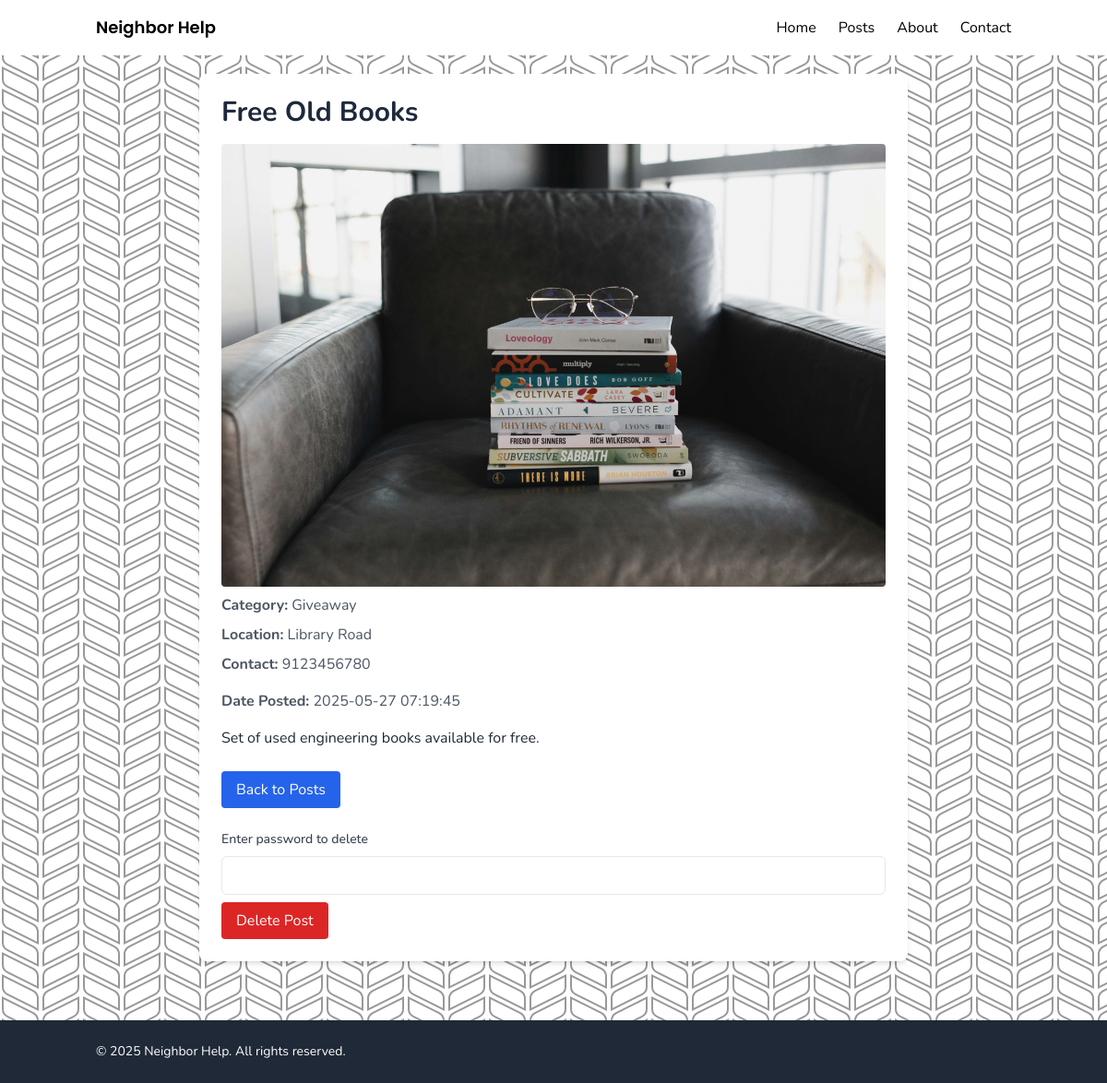
/posts/6, run on the app's committed database.
### tables this page shows
CREATE TABLE posts (id INTEGER PRIMARY KEY AUTOINCREMENT, title TEXT NOT NULL, category TEXT NOT NULL, description TEXT NOT NULL, location TEXT NOT NULL, contact INTEGER NOT NULL, date_posted DATE DATETIME DEFAULT CURRENT_TIMESTAMP NOT NULL, password TEXT, image_filename TEXT);

### app.py (the view)
@app.route('/posts/<int:post_id>')
def post_detail(post_id):
    conn = sqlite3.connect('neighborhelp.sqlite3')
    cursor = conn.cursor()
    cursor.execute("SELECT id, title, description, category, location, contact, date_posted, image_filename FROM posts WHERE id = ?", (post_id,))
    post = cursor.fetchone()
    conn.close()
    if post is None:
        return "Post not found", 404
    return render_template('post_detail.html', post=post, page='posts')

### templates/post_detail.html (shortened to what this page needs)
{% extends 'base.html' %}
{% block content %}
<div class="max-w-screen-md mx-auto p-6 mt-20 bg-white rounded-lg shadow-md">
  <h1 class="text-3xl font-bold mb-4">{{ post[1].title() }}</h1>
  {% if post[7] %}
  <img src="{{ url_for('static', filename='uploads/' + post[7]) }}" alt="Post Image" class="mb-2 rounded w-full max-h-2/4 object-cover">
  {% endif %}
  <p class="text-gray-600 mb-2"><strong>Category:</strong> {{ post[3].replace('_', ' ').title() }}</p>
  <p class="text-gray-600 mb-2"><strong>Location:</strong> {{ post[4] }}</p>
  <p class="text-gray-600 mb-4"><strong>Contact:</strong> {{ post[5] }}</p>
  <p class="text-gray-600 mb-4"><strong>Date Posted:</strong> {{ post[6] }}</p>
  <p class="text-gray-800 whitespace-pre-line">{{ post[2] }}</p>
  <a href="{{ url_for('show_posts') }}" class="inline-block mt-6 px-4 py-2 bg-blue-600 text-white rounded hover:bg-blue-700">Back to Posts</a>
  <form action="{{ url_for('delete_post', post_id=post[0]) }}" method="POST" class="mt-6 space-y-2">
    <label for="password" class="block text-sm font-medium text-gray-700">Enter password to delete</label>
    <input type="password" name="password" required class="w-full border rounded-md px-3 py-2">
    <button type="submit" class="bg-red-600 text-white px-4 py-2 rounded hover:bg-red-700">Delete Post</button>
  </form>
</div>
{% endblock %}

### static/css/styles.css (style rules this page uses)
html, body { scroll-behavior: smooth; }

### data on the page
posts: title "Free Old Books", image_filename (picture), category "Giveaway", location "Library Road", contact "9123456780", date_posted "2025-05-27 07:19:45", description "Set of used engineering books available for free."
